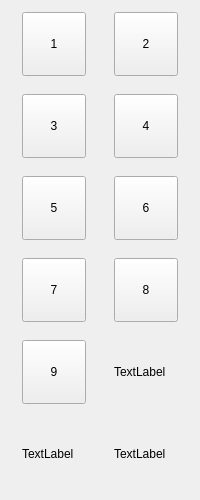
<?xml version="1.0" encoding="UTF-8"?>
<ui version="4.0">
 <class>InputBoard</class>
 <widget class="QWidget" name="InputBoard">
  <property name="geometry">
   <rect>
    <x>0</x>
    <y>0</y>
    <width>200</width>
    <height>500</height>
   </rect>
  </property>
  <property name="minimumSize">
   <size>
    <width>200</width>
    <height>500</height>
   </size>
  </property>
  <property name="maximumSize">
   <size>
    <width>200</width>
    <height>500</height>
   </size>
  </property>
  <property name="windowTitle">
   <string>Form</string>
  </property>
  <layout class="QGridLayout" name="gridLayout">
   <property name="leftMargin">
    <number>0</number>
   </property>
   <property name="topMargin">
    <number>0</number>
   </property>
   <property name="rightMargin">
    <number>0</number>
   </property>
   <property name="bottomMargin">
    <number>0</number>
   </property>
   <item row="2" column="0">
    <widget class="QPushButton" name="pushButton_5">
     <property name="minimumSize">
      <size>
       <width>64</width>
       <height>64</height>
      </size>
     </property>
     <property name="maximumSize">
      <size>
       <width>64</width>
       <height>64</height>
      </size>
     </property>
     <property name="text">
      <string>5</string>
     </property>
    </widget>
   </item>
   <item row="1" column="1">
    <widget class="QPushButton" name="pushButton_4">
     <property name="minimumSize">
      <size>
       <width>64</width>
       <height>64</height>
      </size>
     </property>
     <property name="maximumSize">
      <size>
       <width>64</width>
       <height>64</height>
      </size>
     </property>
     <property name="text">
      <string>4</string>
     </property>
    </widget>
   </item>
   <item row="0" column="1">
    <widget class="QPushButton" name="pushButton_2">
     <property name="minimumSize">
      <size>
       <width>64</width>
       <height>64</height>
      </size>
     </property>
     <property name="maximumSize">
      <size>
       <width>64</width>
       <height>64</height>
      </size>
     </property>
     <property name="text">
      <string>2</string>
     </property>
    </widget>
   </item>
   <item row="1" column="0">
    <widget class="QPushButton" name="pushButton_3">
     <property name="minimumSize">
      <size>
       <width>64</width>
       <height>64</height>
      </size>
     </property>
     <property name="maximumSize">
      <size>
       <width>64</width>
       <height>64</height>
      </size>
     </property>
     <property name="text">
      <string>3</string>
     </property>
    </widget>
   </item>
   <item row="0" column="0">
    <widget class="QPushButton" name="pushButton_1">
     <property name="minimumSize">
      <size>
       <width>64</width>
       <height>64</height>
      </size>
     </property>
     <property name="maximumSize">
      <size>
       <width>64</width>
       <height>64</height>
      </size>
     </property>
     <property name="text">
      <string>1</string>
     </property>
    </widget>
   </item>
   <item row="3" column="0">
    <widget class="QPushButton" name="pushButton_7">
     <property name="minimumSize">
      <size>
       <width>64</width>
       <height>64</height>
      </size>
     </property>
     <property name="maximumSize">
      <size>
       <width>64</width>
       <height>64</height>
      </size>
     </property>
     <property name="text">
      <string>7</string>
     </property>
    </widget>
   </item>
   <item row="2" column="1">
    <widget class="QPushButton" name="pushButton_6">
     <property name="minimumSize">
      <size>
       <width>64</width>
       <height>64</height>
      </size>
     </property>
     <property name="maximumSize">
      <size>
       <width>64</width>
       <height>64</height>
      </size>
     </property>
     <property name="text">
      <string>6</string>
     </property>
    </widget>
   </item>
   <item row="3" column="1">
    <widget class="QPushButton" name="pushButton_8">
     <property name="minimumSize">
      <size>
       <width>64</width>
       <height>64</height>
      </size>
     </property>
     <property name="maximumSize">
      <size>
       <width>64</width>
       <height>64</height>
      </size>
     </property>
     <property name="text">
      <string>8</string>
     </property>
    </widget>
   </item>
   <item row="4" column="0">
    <widget class="QPushButton" name="pushButton_9">
     <property name="minimumSize">
      <size>
       <width>64</width>
       <height>64</height>
      </size>
     </property>
     <property name="maximumSize">
      <size>
       <width>64</width>
       <height>64</height>
      </size>
     </property>
     <property name="text">
      <string>9</string>
     </property>
    </widget>
   </item>
   <item row="4" column="1">
    <widget class="GridBtn" name="edit">
     <property name="minimumSize">
      <size>
       <width>64</width>
       <height>64</height>
      </size>
     </property>
     <property name="maximumSize">
      <size>
       <width>64</width>
       <height>64</height>
      </size>
     </property>
     <property name="text">
      <string>TextLabel</string>
     </property>
    </widget>
   </item>
   <item row="5" column="0">
    <widget class="GridBtn" name="erase">
     <property name="minimumSize">
      <size>
       <width>64</width>
       <height>64</height>
      </size>
     </property>
     <property name="maximumSize">
      <size>
       <width>64</width>
       <height>64</height>
      </size>
     </property>
     <property name="text">
      <string>TextLabel</string>
     </property>
    </widget>
   </item>
   <item row="5" column="1">
    <widget class="GridBtn" name="check">
     <property name="minimumSize">
      <size>
       <width>64</width>
       <height>64</height>
      </size>
     </property>
     <property name="maximumSize">
      <size>
       <width>64</width>
       <height>64</height>
      </size>
     </property>
     <property name="text">
      <string>TextLabel</string>
     </property>
    </widget>
   </item>
  </layout>
 </widget>
 <customwidgets>
  <customwidget>
   <class>GridBtn</class>
   <extends>QLabel</extends>
   <header location="global">UI/gridbtn.h</header>
  </customwidget>
 </customwidgets>
 <resources/>
 <connections/>
</ui>
